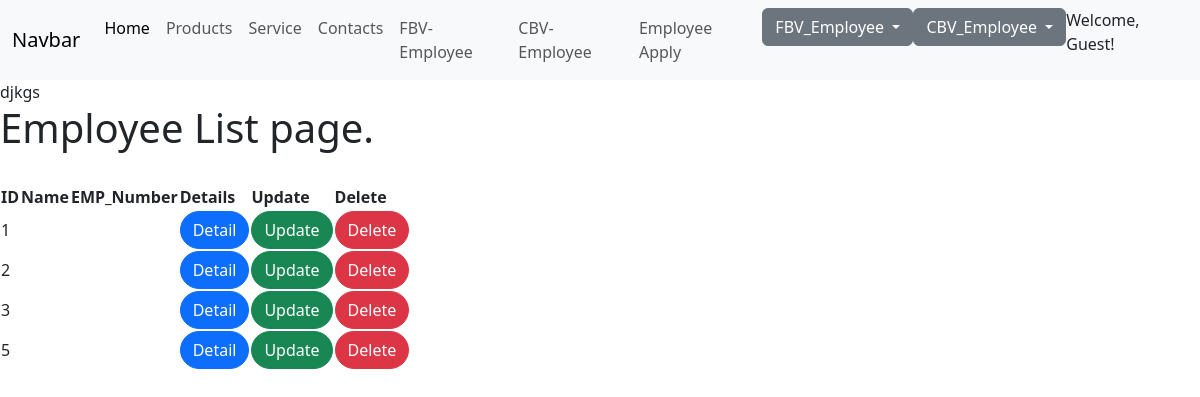
/list1, run on the app's committed database.
### CSE/models.py (models this page shows, shortened)
class Student(models.Model):
    name = models.CharField(max_length=50)
    department = models.CharField(max_length=30)
    college_name = models.CharField(max_length=30)
    rollnumber = models.IntegerField()

### CSE/views.py (the view)
# urls.py: path('list1', StuList.as_view(), name='list1'),
class StuList(ListView):
    model = Student
    template_name = 'CBV/list.html'

### templates/CBV/list.html
{% extends 'basic.html' %}
{% block content %}
djkgs
<h1>Employee List page.</h1><br>
<table>
    <tr>
        <th>ID</th>
        <th>Name</th>
        <th>EMP_Number</th>
        <th>Details</th>
        <th>Update</th>
        <th>Delete</th>
    </tr>
    {% for object in object_list %}
            <tr>
                <td>{{object.id}}</td>
                <td>{{object.emp_name}}</td>
                <td> {{object.emp_number}} </td>
                <td><a type="button" class="btn btn-primary" style="border-radius: 20px;" href= "{{object.id}}/detail">Detail</a></td>
                <td><a type=" button " class = "btn btn-success" style="border-radius: 20px;" href ="{{object.id}}/update" >Update</a></td>
                <td><a type = "button" class="btn btn-danger" style="border-radius: 20px;" href="{{object.id}}/delete">Delete</a></td>
            </tr>
    {% endfor %}
</table>
{% endblock %}

### data on the page
Student: id "1"
Student: id "2"
Student: id "3"
Student: id "5"
